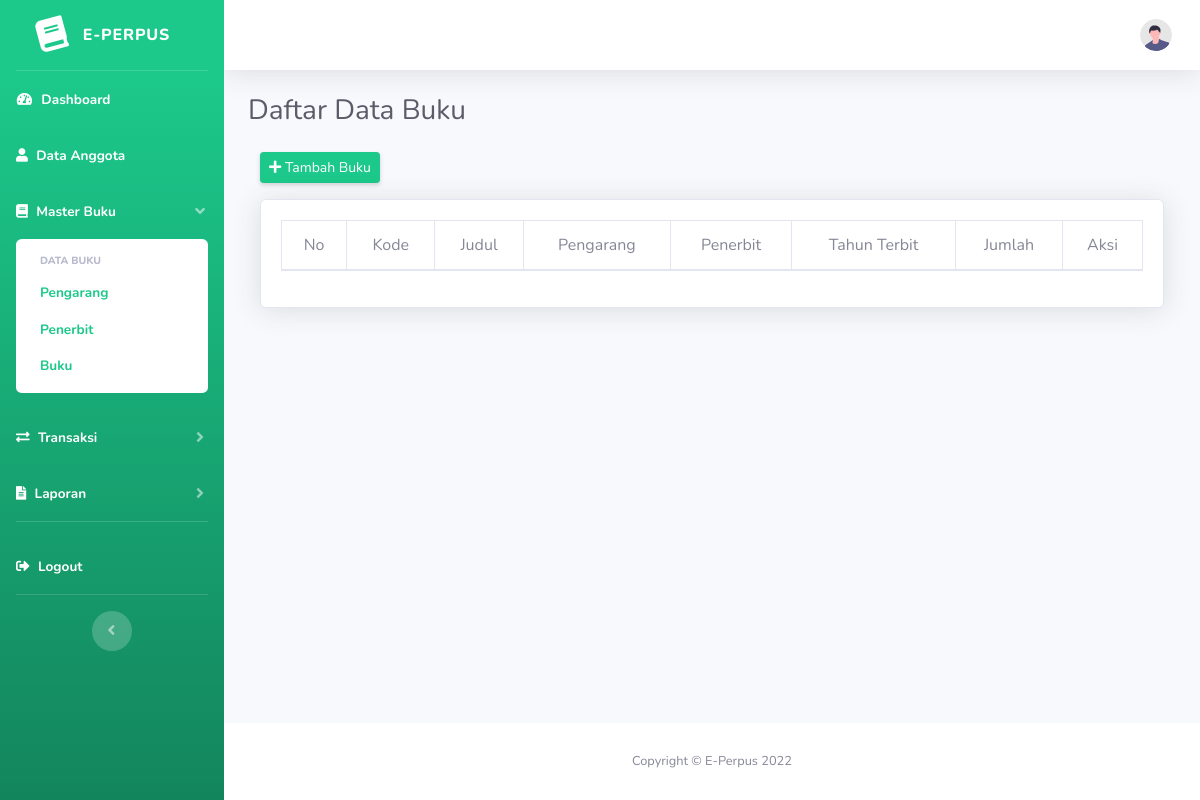
The app's page /index.php/buku, older data.
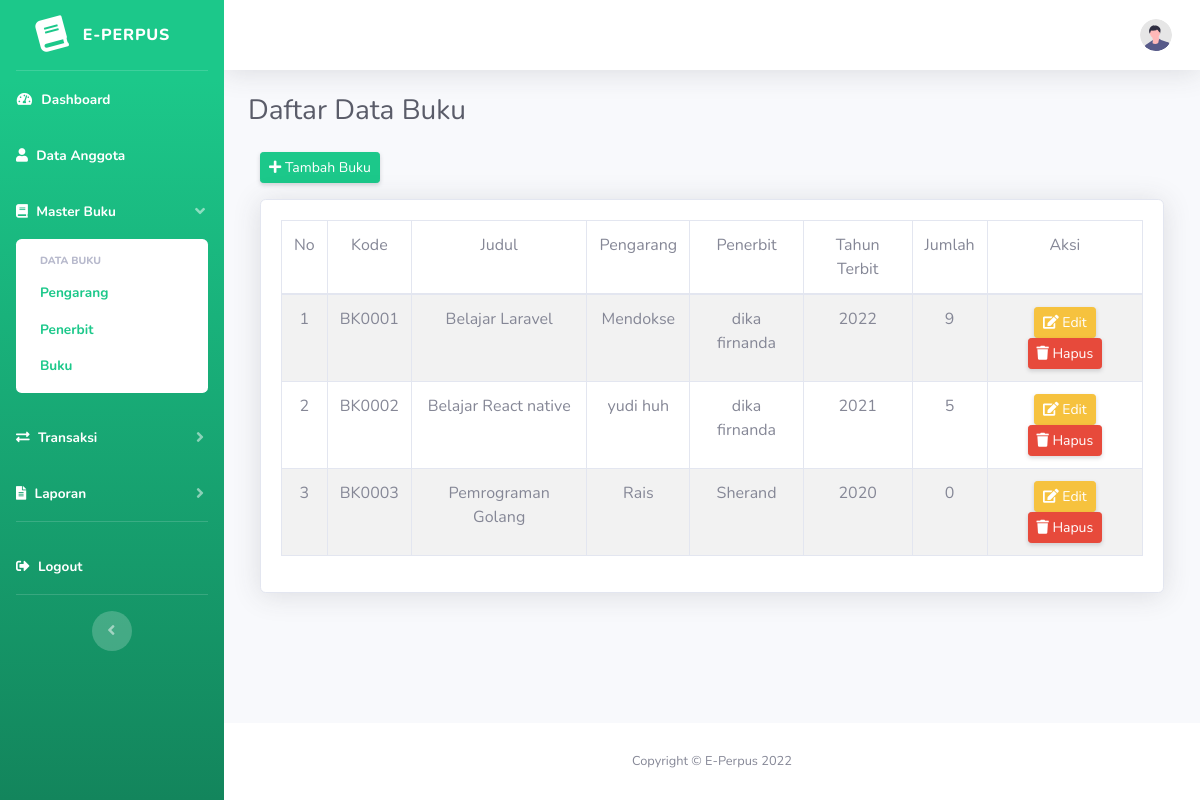
The same page, newer data.
### tables this page shows
CREATE TABLE `buku` (
  `id_buku` int(11) NOT NULL,
  `kode_buku` varchar(10) NOT NULL,
  `id_pengarang` int(11) NOT NULL,
  `id_penerbit` int(11) NOT NULL,
  `judul_buku` varchar(50) NOT NULL,
  `tahun_terbit` int(11) NOT NULL,
  `jumlah` int(11) NOT NULL
);

CREATE TABLE `pengarang` (
  `id_pengarang` int(11) NOT NULL,
  `nama_pengarang` varchar(255) NOT NULL
);

CREATE TABLE `penerbit` (
  `id_penerbit` int(11) NOT NULL,
  `nama_penerbit` varchar(255) NOT NULL
);

### application/controllers/Buku.php (called while the page is built, shortened)
<?php
class Buku extends CI_Controller {
    public function __construct()
    {
        $this->load->model('m_buku');
    }
    public function index()
    {
        $isi['content'] = 'buku/v_buku';
        $isi['judul'] = 'Daftar Data Buku';
        $isi['data_buku'] = $this->m_buku->ambil_data_buku();
        $this->load->view('v_dashboard', $isi);
    }
}

### index.php (called while the page is built, shortened)
<?php
require_once BASEPATH.'core/CodeIgniter.php';

### application/models/m_buku.php (called while the page is built, shortened)
<?php
class M_buku extends CI_Model {
    public function ambil_data_buku()
    {
        $this->db->select('*');
        $this->db->from('buku');
        $this->db->join('pengarang', 'buku.id_pengarang = pengarang.id_pengarang');
        $this->db->join('penerbit', 'buku.id_penerbit = penerbit.id_penerbit');
        return $this->db->get();
    }
}

### application/views/buku/v_buku.php (the view, shortened to what this page needs)
<div class="container-fluid">
    <div class="row">
        <div class="col-md-12 mb-3">
            <a href="<?= base_url('Buku/tambah_buku'); ?>" class="btn btn-sm btn-success shadow-sm"><i class="fa fa-plus"></i> Tambah Buku</a>
        </div>
    </div>
    <div class="card shadow">
        <div class="card-body">
            <div class="table-responsive">
                <table class="table table-bordered table-striped text-center" id="dataTable" width="100%" cellspacing="0">
                    <thead>
                        <tr>
                            <td>No</td>
                            <td>Kode</td>
                            <td>Judul</td>
                            <td>Pengarang</td>
                            <td>Penerbit</td>
                            <td>Tahun Terbit</td>
                            <td>Jumlah</td>
                            <td>Aksi</td>
                        </tr>
                    </thead>
                    <tbody>
                        <?php
                            $no = 1;
                            foreach ($data_buku->result() as $row) {?>
                                <tr>
                                    <td><?= $no++; ?></td>
                                    <td><?= $row->kode_buku ?></td>
                                    <td><?= $row->judul_buku; ?></td>
                                    <td><?= $row->nama_pengarang; ?></td>
                                    <td><?= $row->nama_penerbit; ?></td>
                                    <td><?= $row->tahun_terbit; ?></td>
                                    <td><?= $row->jumlah; ?></td>
                                    <td>
                                        <a href="<?= base_url()?>Buku/edit/<?= $row->id_buku; ?>" class="btn btn-sm btn-warning shadow-sm"><i class="fa fa-edit"></i> Edit</a>
                                        <a href="<?= base_url()?>Buku/hapus/<?= $row->id_buku; ?>" class="btn btn-sm btn-danger shadow-sm" onclick="return confirm('Anda Yakin Ingin Menghapus ?');"><i class="fa fa-trash"></i> Hapus</a>
                                    </td>
                                </tr>
                            <?php }
                        ?>
                    </tbody>
                </table>
            </div>
        </div>
    </div>
</div>

### application/views/v_dashboard.php (shortened to what this page needs)
<!DOCTYPE html>
<html lang="en">
<head>
    <link href="<?= base_url('assets/'); ?>vendor/fontawesome-free/css/all.min.css" rel="stylesheet" type="text/css">
    <link href="<?= base_url('assets/'); ?>css/sb-admin-2.min.css" rel="stylesheet">
    <link href="<?= base_url('assets/'); ?>vendor/datatables/dataTables.bootstrap4.min.css" rel="stylesheet">
    <link href="https://cdn.jsdelivr.net/npm/select2@4.1.0-rc.0/dist/css/select2.min.css" rel="stylesheet" />
    <link rel="stylesheet" href="https://cdn.jsdelivr.net/npm/@ttskch/select2-bootstrap4-theme@x.x.x/dist/select2-bootstrap4.min.css">
</head>
<body id="page-top">
    <div id="wrapper">
            <?php $this->load->view('v_menu'); ?>
        <div id="content-wrapper" class="d-flex flex-column">
            <div id="content">
                <nav class="navbar navbar-expand navbar-light bg-white topbar mb-4 static-top shadow">
                    <ul class="navbar-nav ml-auto">
                        <li class="nav-item dropdown no-arrow">
                            <a class="nav-link dropdown-toggle" href="#" id="userDropdown" role="button"
                                data-toggle="dropdown" aria-haspopup="true" aria-expanded="false">
                                <img class="img-profile rounded-circle"
                                    src="<?= base_url('assets/'); ?>img/undraw_profile.svg">
                            </a>
                        </li>
                    </ul>
                </nav>
                <div class="container-fluid">
                    <div class="d-sm-flex align-items-center justify-content-between mb-4">
                        <h1 class="h3 mb-0 text-gray-800"><?= $judul; ?></h1>
                    </div>
                    <div class="row">
                       <?php $this->load->view($content); ?>
                    </div>
                </div>
            </div>
            <footer class="sticky-footer bg-white">
                <div class="container my-auto">
                    <div class="copyright text-center my-auto">
                        <span>Copyright &copy; E-Perpus 2022</span>
                    </div>
                </div>
            </footer>
        </div>
    </div>
</body>
</html>

### application/views/v_menu.php (shortened to what this page needs)
<ul class="navbar-nav bg-gradient-success sidebar sidebar-dark accordion" id="accordionSidebar">
    <a class="sidebar-brand d-flex align-items-center justify-content-center" href="<?= base_url('Beranda'); ?>">
        <div class="sidebar-brand-icon rotate-n-15">
            <i class="fas fa-book"></i>
        </div>
        <div class="sidebar-brand-text mx-3">E-Perpus</div>
    </a>
    <hr class="sidebar-divider my-0">
    <li class="nav-item active">
        <a class="nav-link" href="<?= base_url('dashboard'); ?>">
            <i class="fas fa-fw fa-tachometer-alt"></i>
            <span>Dashboard</span>
        </a>
    </li>
    <li class="nav-item active">
        <a class="nav-link" href="<?= base_url('anggota'); ?>">
            <i class="fas fa-user"></i>
            <span>Data Anggota</span>
        </a>
    </li>
    <li class="nav-item active">
        <a class="nav-link" href="#" data-toggle="collapse" data-target="#collapsePages" aria-expanded="true"
            aria-controls="collapsePages">
            <i class="fas fa-book"></i>
            <span>Master Buku</span>
        </a>
        <div id="collapsePages" class="collapse show" aria-labelledby="headingPages"
            data-parent="#accordionSidebar">
            <div class="bg-white py-2 collapse-inner rounded">
                <h6 class="collapse-header">Data Buku</h6>
                <b><a class="collapse-item text-success" href="<?= base_url('Pengarang'); ?>">Pengarang</a></b>
                <b><a class="collapse-item text-success" href="<?= base_url('Penerbit'); ?>">Penerbit</a></b>
                <b><a class="collapse-item text-success" href="<?= base_url('Buku'); ?>">Buku</a></b>
            </div>
        </div>
    </li>
     <li class="nav-item active">
        <a class="nav-link collapsed" href="#" data-toggle="collapse" data-target="#collapseTwo"
            aria-expanded="true" aria-controls="collapseTwo">
            <i class="fas fa-exchange-alt"></i>
            <span>Transaksi</span>
        </a>
    </li>
    <li class="nav-item active">
        <a class="nav-link collapsed" href="#" data-toggle="collapse" data-target="#collapseUtilities"
            aria-expanded="true" aria-controls="collapseUtilities">
            <i class="fas fa-file-alt"></i>
            <span>Laporan</span>
        </a>
    </li>
    <hr class="sidebar-divider d-none d-md-block">
    <li class="nav-item active">
        <a class="nav-link" data-toggle="modal" data-target="#logoutModal" href="#">
            <i class="fas fa-sign-out-alt"></i>
            <span>Logout</span>
        </a>
    </li>
     <hr class="sidebar-divider d-none d-md-block">
    <div class="text-center d-none d-md-inline">
        <button class="rounded-circle border-0" id="sidebarToggle"></button>
    </div>
</ul>

Row changes from the older to the newer data that the page shows:
added buku: kode_buku "BK0001", judul_buku "Belajar Laravel", id_pengarang.nama_pengarang "Mendokse", id_penerbit.nama_penerbit "dika firnanda", tahun_terbit "2022", jumlah "9"
added buku: kode_buku "BK0002", judul_buku "Belajar React native", id_pengarang.nama_pengarang "yudi huh", id_penerbit.nama_penerbit "dika firnanda", tahun_terbit "2021", jumlah "5"
added buku: kode_buku "BK0003", judul_buku "Pemrograman Golang", id_pengarang.nama_pengarang "Rais", id_penerbit.nama_penerbit "Sherand", tahun_terbit "2020", jumlah "0"
